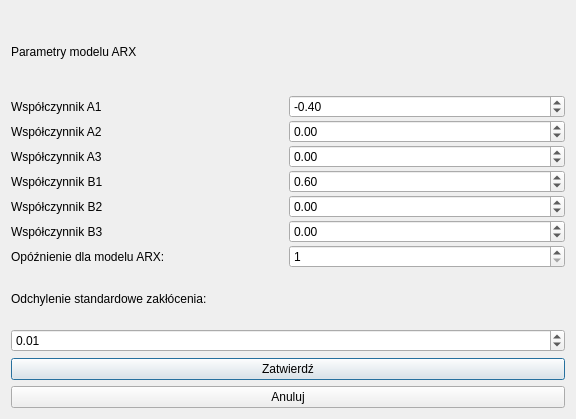
<?xml version="1.0" encoding="UTF-8"?>
<ui version="4.0">
 <class>Dialog</class>
 <widget class="QDialog" name="Dialog">
  <property name="geometry">
   <rect>
    <x>0</x>
    <y>0</y>
    <width>576</width>
    <height>419</height>
   </rect>
  </property>
  <property name="windowTitle">
   <string>Dialog</string>
  </property>
  <layout class="QVBoxLayout" name="verticalLayout_3">
   <item>
    <layout class="QVBoxLayout" name="verticalLayout_4">
     <property name="spacing">
      <number>2</number>
     </property>
     <item>
      <widget class="QLabel" name="label_20">
       <property name="text">
        <string>Parametry modelu ARX</string>
       </property>
      </widget>
     </item>
     <item>
      <layout class="QVBoxLayout" name="verticalLayout_2">
       <item>
        <layout class="QHBoxLayout" name="horizontalLayout_7">
         <item>
          <widget class="QLabel" name="label_5">
           <property name="text">
            <string>Współczynnik A1</string>
           </property>
          </widget>
         </item>
         <item>
          <widget class="QDoubleSpinBox" name="wspA1_doubleSpinBox">
           <property name="minimum">
            <double>-99.989999999999995</double>
           </property>
           <property name="singleStep">
            <double>0.100000000000000</double>
           </property>
           <property name="value">
            <double>-0.400000000000000</double>
           </property>
          </widget>
         </item>
        </layout>
       </item>
       <item>
        <layout class="QHBoxLayout" name="horizontalLayout_6">
         <item>
          <widget class="QLabel" name="label_6">
           <property name="text">
            <string>Współczynnik A2</string>
           </property>
          </widget>
         </item>
         <item>
          <widget class="QDoubleSpinBox" name="wspA2_doubleSpinBox">
           <property name="minimum">
            <double>-99.989999999999995</double>
           </property>
           <property name="singleStep">
            <double>0.100000000000000</double>
           </property>
          </widget>
         </item>
        </layout>
       </item>
       <item>
        <layout class="QHBoxLayout" name="horizontalLayout_13">
         <item>
          <widget class="QLabel" name="label_16">
           <property name="text">
            <string>Współczynnik A3</string>
           </property>
          </widget>
         </item>
         <item>
          <widget class="QDoubleSpinBox" name="wspA3_doubleSpinBox">
           <property name="minimum">
            <double>-99.000000000000000</double>
           </property>
           <property name="singleStep">
            <double>0.100000000000000</double>
           </property>
          </widget>
         </item>
        </layout>
       </item>
       <item>
        <layout class="QHBoxLayout" name="horizontalLayout_5">
         <item>
          <widget class="QLabel" name="label_7">
           <property name="text">
            <string>Współczynnik B1</string>
           </property>
          </widget>
         </item>
         <item>
          <widget class="QDoubleSpinBox" name="wspB1_doubleSpinBox">
           <property name="minimum">
            <double>-99.989999999999995</double>
           </property>
           <property name="singleStep">
            <double>0.100000000000000</double>
           </property>
           <property name="value">
            <double>0.600000000000000</double>
           </property>
          </widget>
         </item>
        </layout>
       </item>
       <item>
        <layout class="QHBoxLayout" name="horizontalLayout_4">
         <item>
          <widget class="QLabel" name="label_8">
           <property name="text">
            <string>Współczynnik B2</string>
           </property>
          </widget>
         </item>
         <item>
          <widget class="QDoubleSpinBox" name="wspB2_doubleSpinBox">
           <property name="minimum">
            <double>-99.989999999999995</double>
           </property>
           <property name="singleStep">
            <double>0.100000000000000</double>
           </property>
          </widget>
         </item>
        </layout>
       </item>
      </layout>
     </item>
     <item>
      <layout class="QHBoxLayout" name="horizontalLayout_14">
       <item>
        <widget class="QLabel" name="label_17">
         <property name="text">
          <string>Współczynnik B3</string>
         </property>
        </widget>
       </item>
       <item>
        <widget class="QDoubleSpinBox" name="wspB3_doubleSpinBox">
         <property name="minimum">
          <double>-99.000000000000000</double>
         </property>
         <property name="singleStep">
          <double>0.100000000000000</double>
         </property>
        </widget>
       </item>
      </layout>
     </item>
     <item>
      <layout class="QHBoxLayout" name="horizontalLayout_15">
       <item>
        <widget class="QLabel" name="label_18">
         <property name="text">
          <string>Opóźnienie dla modelu ARX:</string>
         </property>
        </widget>
       </item>
       <item>
        <widget class="QSpinBox" name="opoznienie_spinBox">
         <property name="minimum">
          <number>1</number>
         </property>
         <property name="value">
          <number>1</number>
         </property>
        </widget>
       </item>
      </layout>
     </item>
     <item>
      <layout class="QVBoxLayout" name="verticalLayout">
       <item>
        <widget class="QLabel" name="label_24">
         <property name="text">
          <string>Odchylenie standardowe zakłócenia:</string>
         </property>
        </widget>
       </item>
       <item>
        <widget class="QDoubleSpinBox" name="zaklocenie_doubleSpinBox">
         <property name="singleStep">
          <double>0.010000000000000</double>
         </property>
         <property name="value">
          <double>0.010000000000000</double>
         </property>
        </widget>
       </item>
      </layout>
     </item>
    </layout>
   </item>
   <item>
    <widget class="QPushButton" name="zatwierdz_pushButton">
     <property name="text">
      <string>Zatwierdź</string>
     </property>
    </widget>
   </item>
   <item>
    <widget class="QPushButton" name="anuluj_pushButton">
     <property name="text">
      <string>Anuluj</string>
     </property>
    </widget>
   </item>
  </layout>
 </widget>
 <resources/>
 <connections/>
</ui>
